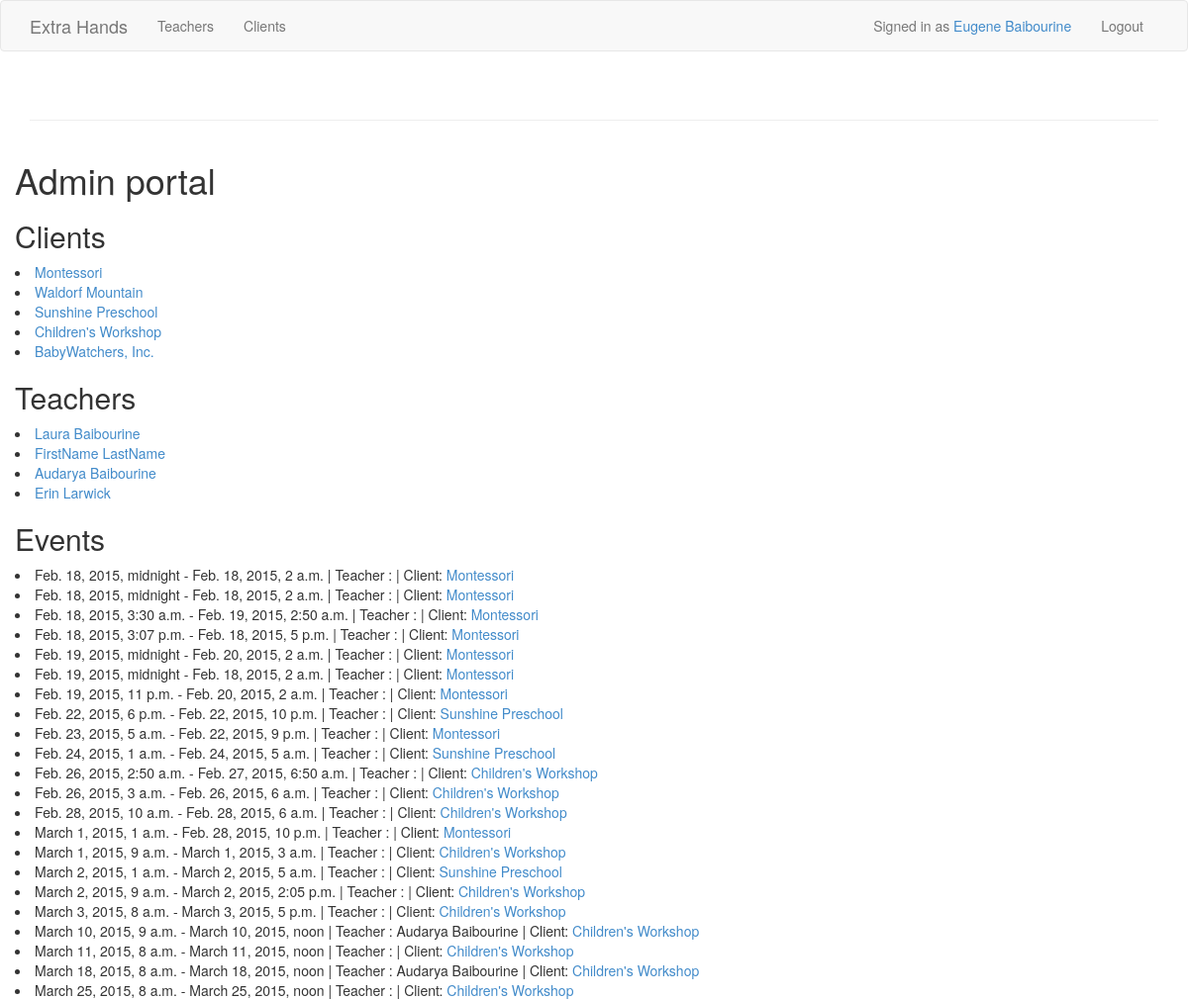
/myaccount/ (signed in), run on an earlier commit of the app's database.
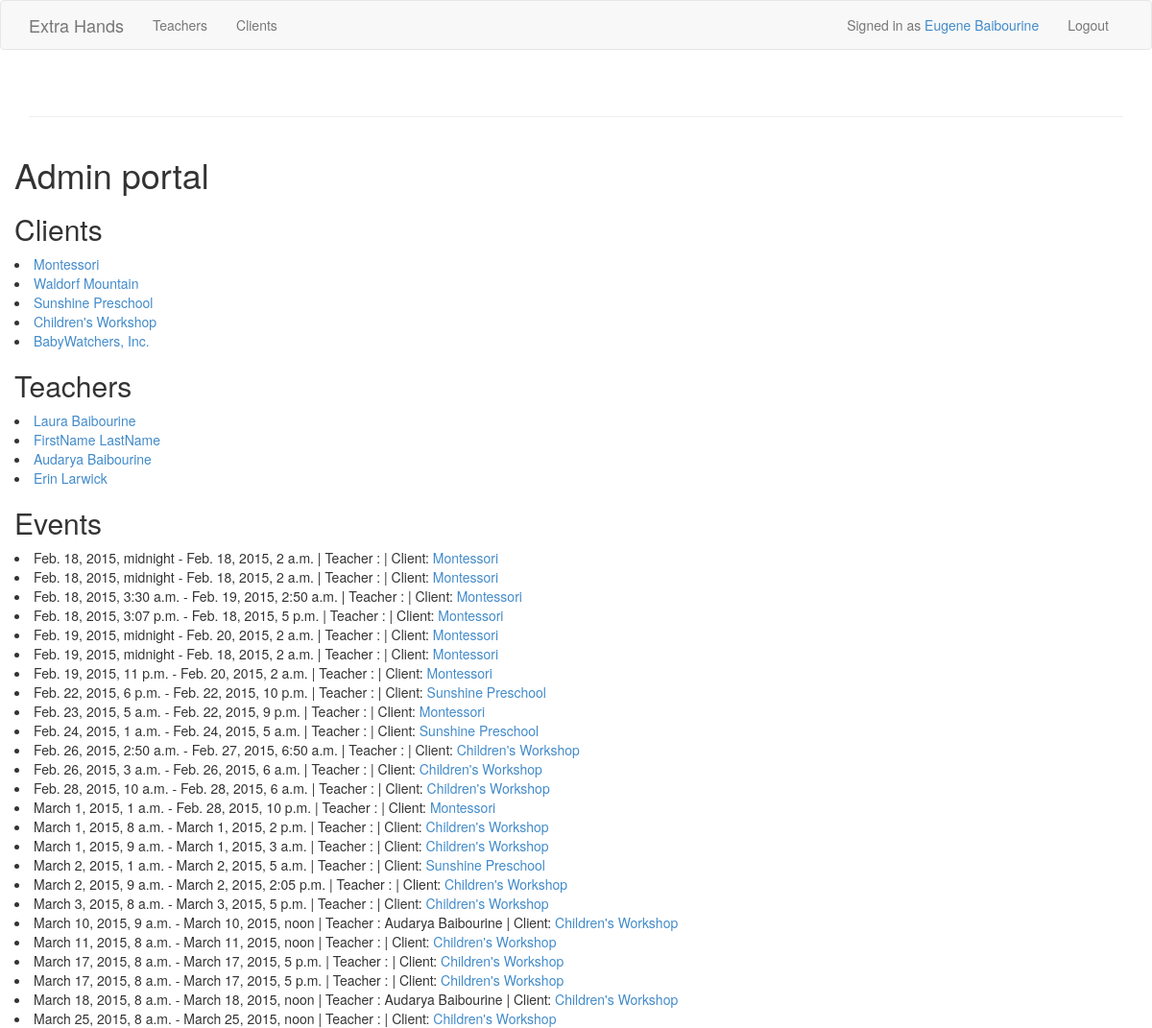
And on a later commit of the database.
### extra_hands_app/models.py (models this page shows, shortened)
class Client(models.Model):
    user = models.OneToOneField(User)
    organization = models.CharField(max_length=128)
    street = models.CharField(max_length=30)
    city = models.CharField(max_length=30)
    state = models.CharField(max_length=2)
    phone_number = models.CharField(max_length=15)
    description = models.CharField(max_length=600)
    client_slug = models.SlugField(unique=True)
    campus = models.IntegerField(default=1)
    token = models.IntegerField(default=0)

class Teacher(models.Model):
    user = models.OneToOneField(User)
    street = models.CharField(max_length=30)
    city = models.CharField(max_length=30)
    state = models.CharField(max_length=2)
    phone_number = models.CharField(max_length=15)
    ect_qualified = models.BooleanField(default=False)
    cpr_first_aid = models.BooleanField(default=False)
    universal_precautions = models.BooleanField(default=False)
    qualifications = models.CharField(max_length =300)
    degree = models.CharField(max_length=30)
    major = models.CharField(max_length=100)
    is_available = models.BooleanField(default=False)
    on_call = models.BooleanField(default=False)
    slug = models.SlugField(unique=True)
    clicks = models.IntegerField(default=0)
    token = models.IntegerField(default=0)

class Event(models.Model):
    start_time = models.DateTimeField()
    end_time = models.DateTimeField()
    teacher = models.ForeignKey(Teacher, blank=True, null=True, default=None)
    client = models.ForeignKey(Client)
    is_open = models.BooleanField(default=False)
    in_progress = models.BooleanField(default=False)
    token = models.IntegerField(default=0)
    comments = models.CharField(max_length=500, blank=True, default ='')
    is_on_call = models.BooleanField(default=False)
    event_class = models.CharField(max_length=100, default='event-info')

### extra_hands_app/views.py (the view, shortened to what this page needs)
# urls.py: url(r'myaccount/$', views.my_account, name='myaccount'),
@login_required()
def my_account(request):
    user = request.user
    context_dict={'user':user}
    is_teacher = False
    is_client = False
    is_superuser = False
    if user.is_superuser:
        is_superuser = True
        context_dict['teachers'] = Teacher.objects.all()
        context_dict['clients'] = Client.objects.all()
        context_dict['events'] = Event.objects.all().order_by('start_time')
    context_dict['is_teacher'] = is_teacher
    context_dict['is_superuser'] = is_superuser
    context_dict['is_client'] = is_client
    context_dict['message'] = "You have successfully logged in."
    return render(request, "myaccount.html", context_dict)

### templates/myaccount.html (shortened to what this page needs)
{% extends 'base.html' %}
{% block content %}
{% if is_superuser %}
    {% include 'manage.html' %}
{% endif %}
{% endblock %}

### templates/manage.html
<h1>Admin portal</h1>
<h2>Clients</h2>
{% for client in clients %}
    <li><a href="{% url 'get_client' client.client_slug%}">{{ client.organization }}</a></li>
{% endfor %}
<h2>Teachers</h2>
{% for teacher in teachers %}
    <li><a href="{% url 'get_teacher' teacher.slug%}">{{ teacher.user.get_full_name }}</a></li>
{% endfor %}
<h2>Events</h2>
{% for event in events %}
    <li>{{ event.start_time }} - {{ event.end_time }} | Teacher : {{ event.teacher.user.get_full_name }} | Client: <a href="{% url 'get_client' event.client.client_slug%}">{{ event.client.organization }}</a></li>
{% endfor %}

What changed in the data, as far as the page shows it:
added Event: start_time "March 1, 2015, 8 a.m.", end_time "March 1, 2015, 2 p.m.", client.organization "Children's Workshop"
added Event: start_time "March 17, 2015, 8 a.m.", end_time "March 17, 2015, 5 p.m.", client.organization "Children's Workshop"
added Event: start_time "March 17, 2015, 8 a.m.", end_time "March 17, 2015, 5 p.m.", client.organization "Children's Workshop"
